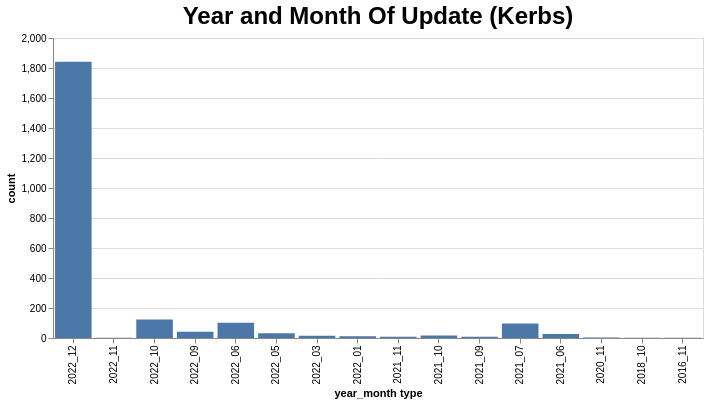

Write a Vega-Lite specification for this figure.
### Vega-Lite specification from a JSON file in a GitHub repository (floating-point values rounded to 4 significant figures)
{"config": {"view": {"continuousWidth": 300, "continuousHeight": 300}, "title": {"fontSize": 24}}, "data": {"name": "data-9a24462f5d3deb2fc5793fccd075361b"}, "mark": {"type": "bar"}, "encoding": {"tooltip": [{"field": "percent", "type": "nominal"}], "x": {"field": "year_month type", "sort": "-x", "type": "nominal"}, "y": {"field": "count", "type": "quantitative"}}, "height": 300, "params": [{"name": "param_16", "select": {"type": "interval", "encodings": ["x", "y"]}, "bind": "scales"}], "title": "Year and Month Of Update (Kerbs)", "width": 650, "$schema": "https://vega.github.io/schema/vega-lite/v5.json", "datasets": {"data-9a24462f5d3deb2fc5793fccd075361b": [{"year_month type": "2022_12", "count": 1842, "percent": "79.02%"}, {"year_month type": "2022_10", "count": 124, "percent": "5.32%"}, {"year_month type": "2022_06", "count": 102, "percent": "4.38%"}, {"year_month type": "2021_07", "count": 97, "percent": "4.16%"}, {"year_month type": "2022_09", "count": 42, "percent": "1.8%"}, {"year_month type": "2022_05", "count": 32, "percent": "1.37%"}, {"year_month type": "2021_06", "count": 26, "percent": "1.12%"}, {"year_month type": "2021_10", "count": 17, "percent": "0.73%"}, {"year_month type": "2022_03", "count": 15, "percent": "0.64%"}, {"year_month type": "2022_01", "count": 11, "percent": "0.47%"}, {"year_month type": "2021_09", "count": 9, "percent": "0.39%"}, {"year_month type": "2021_11", "count": 8, "percent": "0.34%"}, {"year_month type": "2020_11", "count": 3, "percent": "0.13%"}, {"year_month type": "2016_11", "count": 1, "percent": "0.04%"}, {"year_month type": "2018_10", "count": 1, "percent": "0.04%"}, {"year_month type": "2022_11", "count": 1, "percent": "0.04%"}]}}
